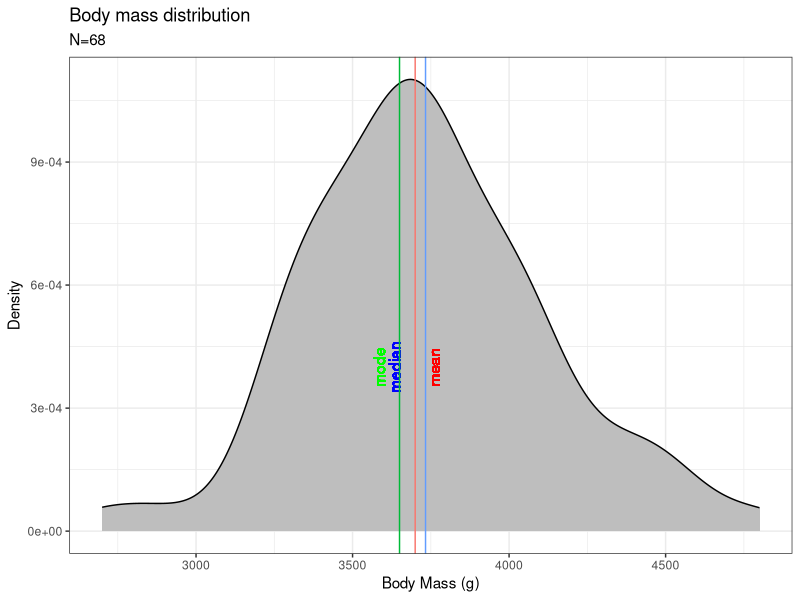
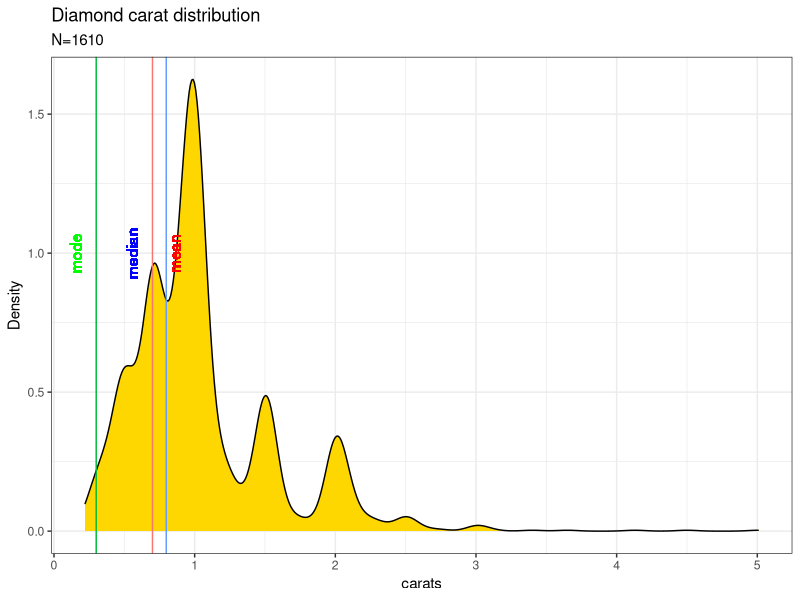
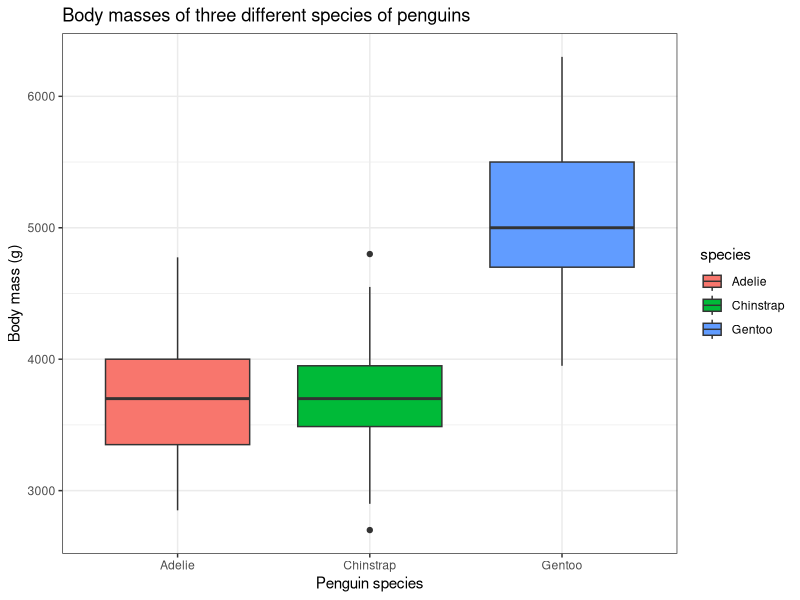
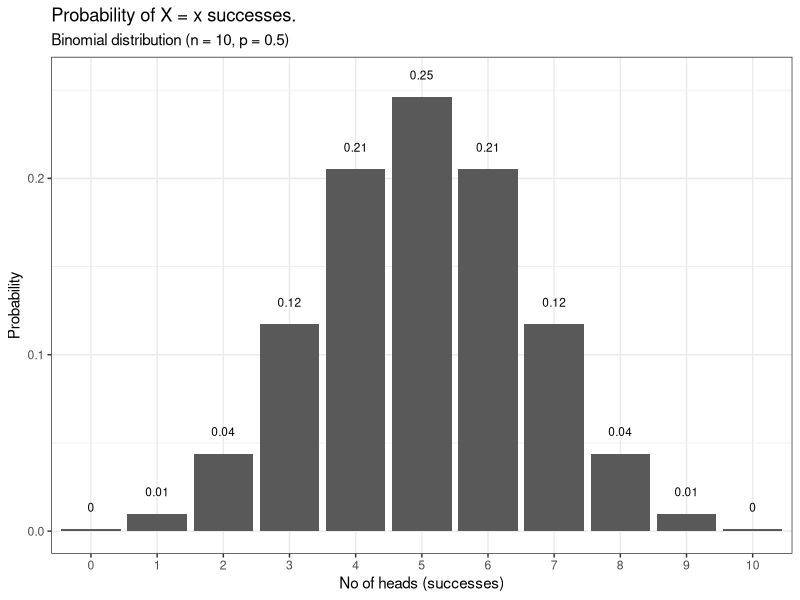
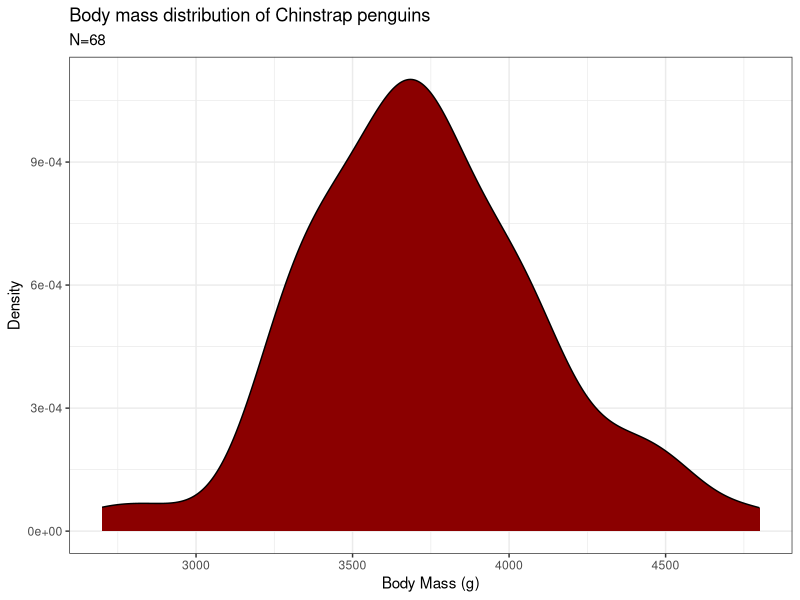
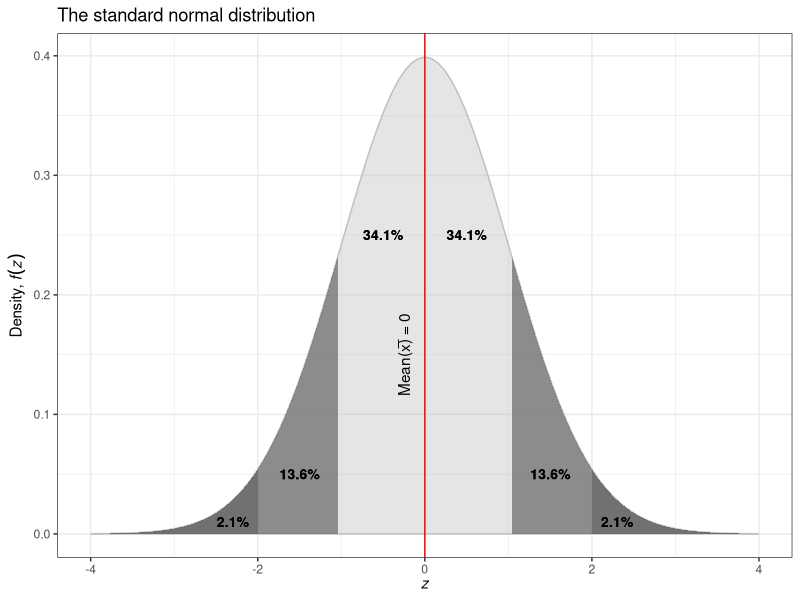
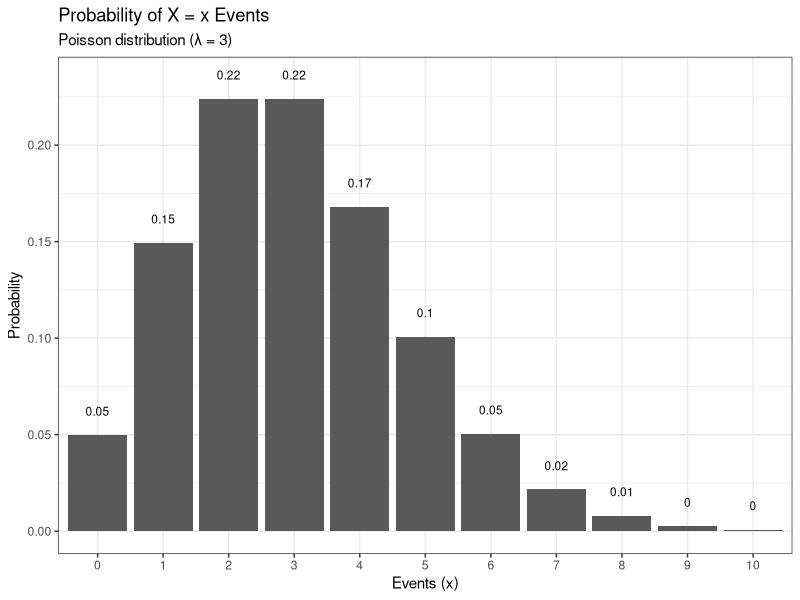
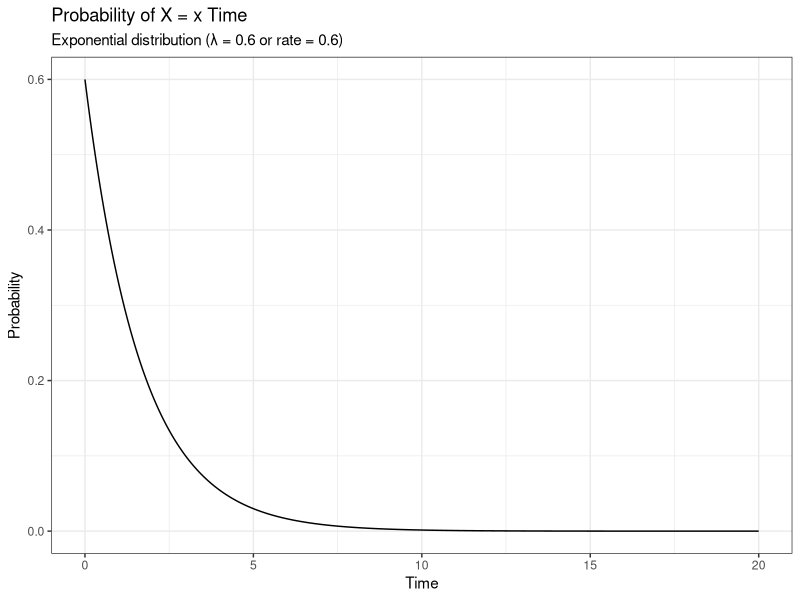

Source code (R) for these figures, in order:
## ---- chunk 1
#| code-fold: true

if (!require(palmerpenguins)) install.packages('palmerpenguins')
library(ggplot2)
library(dplyr)
library(palmerpenguins)

# Creating a function to calculate the mode value
getmode <- function(v) {
   uniqv <- unique(v)
   uniqv[which.max(tabulate(match(v, uniqv)))]
}

# Calculating the mean, median and mode
pen_avg <- penguins %>% filter(species == "Chinstrap") %>% summarise(mean = mean(body_mass_g),
                                                          median = median(body_mass_g),
                                                          mode = getmode(body_mass_g))

# Plotting the data
penguins %>% filter(species == "Chinstrap") %>% 
  ggplot(aes(x = body_mass_g)) + 
  xlab("Body Mass (g)") + ylab("Density") + ggtitle("Body mass distribution") + 
  geom_density(fill = "grey") + 
  labs(subtitle = paste0("N=",penguins %>% filter(species == "Chinstrap") %>% nrow())) +
  geom_vline(aes(xintercept = pen_avg$mean, colour = "red")) +
  geom_text(aes(x=pen_avg$mean, label="mean", y=4e-04), colour="red", angle=90, vjust = 1.2, text=element_text(size=11)) +
  geom_vline(aes(xintercept = pen_avg$median, colour = "blue")) +
  geom_text(aes(x=pen_avg$median, label="median", y=4e-04), colour="blue", angle=90, vjust = -1.2, text=element_text(size=11)) +
geom_vline(aes(xintercept = pen_avg$mode, colour = "green")) +
  geom_text(aes(x=pen_avg$mode, label="mode", y=4e-04), colour="green", angle=90, vjust = -1.2, text=element_text(size=11)) +
  theme_bw() + theme(legend.position="none")
## ---- chunk 2
#| code-fold: true

library(tidyverse)

# Create function to get mode
getmode <- function(v) {
   uniqv <- unique(v)
   uniqv[which.max(tabulate(match(v, uniqv)))]
}

# Plotting the data
diamonds %>% filter(cut == "Fair") %>%
  ggplot(aes(x = carat)) + 
  xlab("carats") + ylab("Density") + ggtitle("Diamond carat distribution") + 
  geom_density(fill = "gold") + 
  labs(subtitle = paste0("N=",diamonds %>% filter(cut == "Fair") %>% nrow())) +
  geom_vline(aes(xintercept = mean(diamonds$carat), colour = "red")) +
  geom_text(aes(x=mean(diamonds$carat), label="mean", y=1), colour="red", angle=90, vjust = 1.2, text=element_text(size=11)) +
  geom_vline(aes(xintercept = median(diamonds$carat), colour = "blue")) +
  geom_text(aes(x=median(diamonds$carat), label="median", y=1), colour="blue", angle=90, vjust = -1.2, text=element_text(size=11)) +
geom_vline(aes(xintercept = getmode(diamonds$carat), colour = "green")) +
  geom_text(aes(x=getmode(diamonds$carat), label="mode", y=1), colour="green", angle=90, vjust = -1.2, text=element_text(size=11)) +
  theme_bw() + theme(legend.position="none")
## ---- chunk 3
library(palmerpenguins)

# Calculating the variance of bill length
var(penguins$bill_length_mm, na.rm = T)
## ---- chunk 4
library(palmerpenguins)

# Calculating the variance of bill length
sd(penguins$bill_length_mm, na.rm = T)

# Calculating the variance
(sd(penguins$bill_length_mm, na.rm = T))^2
## ---- chunk 5
library(palmerpenguins)

# Calculating the distances
distances <- penguins$bill_length_mm - mean(penguins$bill_length_mm, na.rm = T)

# Calculating the mean absolute deviation
mean(abs(distances), na.rm = T)
## ---- chunk 6
library(palmerpenguins)

# Calculating the quartile
quantile(penguins$bill_length_mm, na.rm = T)
## ---- chunk 7
library(palmerpenguins)

# Calculating the quantile
quantile(penguins$bill_length_mm, probs =  seq(0, 1, 0.2), na.rm = T)
## ---- chunk 8
# Finding the IQR
IQR(penguins$bill_length_mm, na.rm = T)
## ---- chunk 9
library(palmerpenguins)

# Plotting a boxplot
ggplot(penguins, aes(species, body_mass_g, fill = species)) + 
  geom_boxplot() +
  labs(title = "Body masses of three different species of penguins",
       x = "Penguin species",
       y = "Body mass (g)") +
  theme_bw()
## ---- chunk 10
# Setting seed
set.seed(123)

# Tossing a coin one time
rbinom(1,1,0.5)
## ---- chunk 11
# Setting seed
set.seed(123)

# Tossing a one coins three times
rbinom(3,1,0.5)
## ---- chunk 12
# Setting seed
set.seed(258)

# Tossing a three coins one time
rbinom(1,3,0.5)
## ---- chunk 13
# Setting seed
set.seed(258)

# Tossing a four coins three times
rbinom(3,4,0.5)
## ---- chunk 14
# Setting seed
set.seed(258)

# Tossing a four coins three times, but coins is unfair
rbinom(3,4,0.25)
## ---- chunk 15
# Setting seed
set.seed(258)

# Probability of getting 7 heads in 10 coin flips
# dbinom(no. of heads, no. of flips, chance of getting a head)
dbinom(7,10,0.5)
## ---- chunk 16
# Setting seed
set.seed(258)

# Probability of getting 7 heads in 10 coin flips
# pbinom(no. of heads, no. of flips, chance of getting a head)
pbinom(7,10,0.5)
## ---- chunk 17
# Setting seed
set.seed(258)

# Probability of getting more than 7 heads in 10 coin flips
# Set lower.tail = FALSE
pbinom(7,10,0.5, lower.tail = F)

# Alternatively you find it in the following also
1 - pbinom(7,10,0.5)
## ---- chunk 18
#| code-fold: true

library(dplyr)
library(ggplot2)

# Plotting a binomial distribution
data.frame(heads = 0:10, 
           pdf = dbinom(0:10, 10, prob = 0.5)) %>%
ggplot(aes(x = factor(heads), y = pdf)) +
  geom_col() +
  geom_text(
    aes(label = round(pdf,2), y = pdf + 0.01),
    position = position_dodge(0.9),
    size = 3,
    vjust = 0
  ) +
  labs(title = "Probability of X = x successes.",
       subtitle = "Binomial distribution (n = 10, p = 0.5)",
       x = "No of heads (successes)",
       y = "Probability") +
  theme_bw()
## ---- chunk 19
#| code-fold: true

library(ggplot2)
library(dplyr)
library(palmerpenguins)

# Plotting a normal distribution
penguins %>% filter(species == "Chinstrap") %>% ggplot(aes(x = body_mass_g)) + 
  xlab("Body Mass (g)") + ylab("Density") + 
  ggtitle("Body mass distribution of Chinstrap penguins") + 
  geom_density(fill = "darkred") + 
  labs(subtitle = paste0("N=", penguins %>%
                           filter(species == "Chinstrap") %>% nrow())) +
  theme_bw()
## ---- chunk 20
library(dplyr)
library(palmerpenguins)

# Finding mean and sd of the body masses of Chinstrap penguins
chin_body_mass_summary <- penguins %>% filter(species == "Chinstrap") %>%
  summarise(mean_body_mass = mean(body_mass_g),
            sd_body_mass = sd(body_mass_g))

# Finding the percentage of penguins below 3500g
pnorm(3500, mean = chin_body_mass_summary$mean_body_mass,
      sd = chin_body_mass_summary$sd_body_mass)
## ---- chunk 21
library(dplyr)
library(palmerpenguins)

# Finding mean and sd of the body masses of Chinstrap penguins
chin_body_mass_summary <- penguins %>% filter(species == "Chinstrap") %>%
  summarise(mean_body_mass = mean(body_mass_g),
            sd_body_mass = sd(body_mass_g))

# Finding the percentage of penguins above 4000g
pnorm(4000, mean = chin_body_mass_summary$mean_body_mass,
      sd = chin_body_mass_summary$sd_body_mass,
      lower.tail = F)
## ---- chunk 22
library(dplyr)
library(palmerpenguins)

# Finding mean and sd of the body masses of Chinstrap penguins
chin_body_mass_summary <- penguins %>% filter(species == "Chinstrap") %>%
  summarise(mean_body_mass = mean(body_mass_g),
            sd_body_mass = sd(body_mass_g))

# Finding the percentage of penguins between 3000g and 4000g
below_3000 <- pnorm(3000, mean = chin_body_mass_summary$mean_body_mass,
      sd = chin_body_mass_summary$sd_body_mass)
below_4000 <- pnorm(4000, mean = chin_body_mass_summary$mean_body_mass,
      sd = chin_body_mass_summary$sd_body_mass)

below_4000 - below_3000
## ---- chunk 23
library(dplyr)
library(palmerpenguins)

# Finding mean and sd of the body masses of Chinstrap penguins
chin_body_mass_summary <- penguins %>% filter(species == "Chinstrap") %>%
  summarise(mean_body_mass = mean(body_mass_g),
            sd_body_mass = sd(body_mass_g))

# Body mass at which 60% of the penguins weigh lower than
qnorm(0.6, mean = chin_body_mass_summary$mean_body_mass,
      sd = chin_body_mass_summary$sd_body_mass)
## ---- chunk 24
library(dplyr)
library(palmerpenguins)

# Finding mean and sd of the body masses of Chinstrap penguins
chin_body_mass_summary <- penguins %>% filter(species == "Chinstrap") %>%
  summarise(mean_body_mass = mean(body_mass_g),
            sd_body_mass = sd(body_mass_g))

# Body mass at which 30% of the penguins weigh greater than
qnorm(0.3, mean = chin_body_mass_summary$mean_body_mass,
      sd = chin_body_mass_summary$sd_body_mass, lower.tail = F)
## ---- chunk 25
#| code-fold: true

library(ggplot2)

# Plotting a standard normal distribution
ggplot(data.frame(x = c(-4,4)), aes(x)) +
  # Plot the pdf
  stat_function(
    fun = dnorm,
    n = 101, args = list(mean = 0, sd = 1),
    geom = "area", color = "grey75", fill = "grey75", alpha = 0.4) +
  # Shade below -2
  stat_function(
    fun = function(x) ifelse(x <= -2, dnorm(x, mean = 0, sd = 1), NA),
    aes(x),
    geom = "area", color = NA, fill = "grey40", alpha = 0.7) +
  # Shade below -1
  stat_function(
    fun = function(x) ifelse(x <= -1, dnorm(x, mean = 0, sd = 1), NA),
    aes(x),
    geom = "area", color = NA, fill = "grey40", alpha = 0.7) +
  # Shade above 2
  stat_function(
    fun = function(x) ifelse(x >= 2, dnorm(x, mean = 0, sd = 1), NA),
    aes(x),
    geom = "area", color = NA, fill = "grey40", alpha = 0.7) +
  # Shade above 1
  stat_function(
    fun = function(x) ifelse(x >= 1, dnorm(x, mean = 0, sd = 1), NA),
    aes(x),
    geom = "area", color = NA, fill = "grey40", alpha = 0.7) +
  ggtitle("The standard normal distribution") +
  xlab(expression(italic(z))) +
  ylab(expression(paste("Density, ", italic(f(z))))) +
  geom_text(x = 0.5, y = 0.25, size = 3.5, fontface = "bold",
            label = "34.1%") +
  geom_text(x = -0.5, y = 0.25, size = 3.5, fontface = "bold",
            label = "34.1%") +
  geom_text(x = 1.5, y = 0.05, size = 3.5, fontface = "bold",
            label = "13.6%") +
  geom_text(x = -1.5, y = 0.05, size = 3.5, fontface = "bold",
            label = "13.6%") +
  geom_text(x = 2.3, y = 0.01, size = 3.5, fontface = "bold",
            label = "2.1%") +
  geom_text(x = -2.3, y = 0.01, size = 3.5, fontface = "bold",
            label = "2.1%") +
  geom_vline(xintercept=0, col = "red") +
  annotate("text", x=-0.25, y=0.15, label="Mean(x̅) = 0", angle=90) +
  theme_bw()
## ---- chunk 26
#| code-fold: true

library(dplyr)
library(ggplot2)

# Plotting a poisson distribution
data.frame(events = 0:10, 
           pdf = dpois(x = 0:10, lambda = 3)) %>%
ggplot(aes(x = factor(events), y = pdf)) +
  geom_col() +
  geom_text(
    aes(label = round(pdf,2), y = pdf + 0.01),
    position = position_dodge(0.9),
    size = 3,
    vjust = 0
  ) +
  labs(title = "Probability of X = x Events",
       subtitle = "Poisson distribution (λ = 3)",
       x = "Events (x)",
       y = "Probability") +
  theme_bw()
## ---- chunk 27
# Calculating the probability that 20 people will visit the hospital in a week
dpois(20, lambda = 25)
## ---- chunk 28
# Calculating the probability that 15 or fewer people will visit the hospital in a week
ppois(15, lambda = 25)
## ---- chunk 29
# Calculating the probability that more than 5 people will visit the hospital in a week
ppois(5, lambda = 25, lower.tail = F)
## ---- chunk 30
#| code-fold: true

library(dplyr)
library(ggplot2)

# Plotting a exponential distribution
x <- seq(0, 20, length.out=1000)
dat <- data.frame(time =x, px=dexp(x, rate=0.6))

ggplot(dat, aes(x=x, y=px)) +
  geom_line() +
  labs(title = "Probability of X = x Time",
       subtitle = "Exponential distribution (λ = 0.6 or rate = 0.6)",
       x = "Time",
       y = "Probability") +
  theme_bw()
## ---- chunk 31
#| code-fold: true

# Plotting the t distribution and comparing to the standard normal distribution
ggplot(data = data.frame(x = c(-4,4)), aes(x)) +
  stat_function(fun = function(x) dt(x, df = 2),
                aes(color = "t")) +
  stat_function(fun = dnorm, n = 101, args = list(mean = 0, sd = 1),
                aes(color = "normal")) +
  labs(title = "Student's t-distribution vs Standard normal distribution",
       subtitle = "t-distribution (degrees of freedom = 2)",
       x = "t or z",
       y = "Probability") +
  scale_colour_manual("Distribution", values = c("red", "blue")) +
  theme_bw()
## ---- chunk 32
#| code-fold: true

# Plotting the t distribution and comparing to the standard normal distribution
ggplot(data = data.frame(x = c(-4,4)), aes(x)) +
  stat_function(fun = function(x) dt(x, df = 2),
                aes(color = "t_2")) +
  stat_function(fun = function(x) dt(x, df = 25),
                aes(color = "t_25")) +
  stat_function(fun = dnorm, n = 101, args = list(mean = 0, sd = 1),
                aes(color = "normal")) +
  labs(title = "Student's t-distributions vs Standard normal distribution",
       subtitle = "t-distribution (df = 2 and df = 25)",
       x = "t or z",
       y = "Probability") +
  scale_colour_manual("Distribution", values = c("red", "blue", "darkgreen")) +
  theme_bw()
## ---- chunk 33
#| code-fold: true

library(dplyr)
library(ggplot2)

# Plotting a log normal distribution
ggplot(data = data.frame(x = c(-4,4)), aes(x)) +
  stat_function(fun = dlnorm, args = list(meanlog = 2.2, sdlog = 0.44), 
                colour = "red") +
  labs(title = "Log normal distribution",
       subtitle = "Log normal distribution [mean_log = 2.2 and sd_log = 0.44]",
       x = "x",
       y = "Probability") +
  theme_bw()
## ---- chunk 34
die <- c(1,2,3,4,5,6)

# Rolling a die 5 times
sample_of_5 <- sample(die, 5, replace = T)
sample_of_5

# Calculating the mean fo the results
mean(sample_of_5)
## ---- chunk 35
library(dplyr)

die <- c(1,2,3,4,5,6)

# Rolling a die 5 times and repreating it 10 times
sample_of_5 <- replicate(10, sample(die, 5, replace = T) %>% mean())

# Mean values for the 10 trials
sample_of_5
## ---- chunk 36
#| code-fold: true

set.seed(123)
library(dplyr)
library(ggplot2)

die <- c(1,2,3,4,5,6)

# Rolling a die 5 times and repeating it 10 times
sample_of_5 <- replicate(10, sample(die, 5, replace = T) %>% mean())

# Plotting the graph
hist(sample_of_5, xlab = "Sample means")
## ---- chunk 37
#| code-fold: true

set.seed(123)
library(dplyr)
library(ggplot2)

die <- c(1,2,3,4,5,6)

# Rolling a die 5 times and repeating it 10 times
sample_of_5 <- replicate(100, sample(die, 5, replace = T) %>% mean())

# Plotting the graph
hist(sample_of_5, xlab = "Sample means")
## ---- chunk 38
#| code-fold: true

set.seed(123)
library(dplyr)
library(ggplot2)

die <- c(1,2,3,4,5,6)

# Rolling a die 5 times and repeating it 10 times
sample_of_5 <- replicate(1000, sample(die, 5, replace = T) %>% mean())

# Plotting the graph
hist(sample_of_5, xlab = "Sample means")
## ---- chunk 39
#| code-fold: true

set.seed(123)
library(dplyr)
library(ggplot2)

die <- c(1,2,3,4,5,6)

# Rolling a die 5 times and repeating it 10 times
sample_of_5 <- replicate(10, sample(die, 5, replace = T) %>% sd())

# Plotting the graph
hist(sample_of_5, xlab = "Sample standard deviation")
## ---- chunk 40
#| code-fold: true

set.seed(123)
library(dplyr)
library(ggplot2)

die <- c(1,2,3,4,5,6)

# Rolling a die 5 times and repeating it 10 times
sample_of_5 <- replicate(100, sample(die, 5, replace = T) %>% sd())

# Plotting the graph
hist(sample_of_5, xlab = "Sample standard deviation")
## ---- chunk 41
#| code-fold: true

set.seed(123)
library(dplyr)
library(ggplot2)

die <- c(1,2,3,4,5,6)

# Rolling a die 5 times and repeating it 10 times
sample_of_5 <- replicate(1000, sample(die, 5, replace = T) %>% sd())

# Plotting the graph
hist(sample_of_5, xlab = "Sample standard deviation")
## ---- chunk 42
#| code-fold: true

library(ggplot2)

# Plotting a normal distribution
data.frame(events = 0:100000, 
           pdf = rnorm(n = 0:100000, 1)) %>%
  ggplot(aes(pdf)) +
  geom_density() +
  labs(title = "Normal distribution",
       x = "x",
       y = "Probability") +
  theme_bw()
## ---- chunk 43
#| code-fold: true

library(ggplot2)

# Plotting a q-q plot
data <- data.frame(events = 0:100000, 
           pdf = rnorm(n = 0:100000, 1))
ggplot(data, aes(sample = pdf)) + stat_qq() + stat_qq_line() +
    labs(title = "Q-Q plot",
       subtitle = "For a normal distribution, Q-Q plot is a straight line",
       x = "Normal quantiles",
       y = "Data quantiles") +
  theme_bw()
## ---- chunk 44
data <- data.frame(x = 0:100, 
           y = 100:200)

# Plotting x and y
ggplot(data, aes(x,y)) + geom_point() +
  labs(title = "Relationship between x and y") +
  theme_bw()

# Finding correlation between x and y
cor(data$x, data$y)
## ---- chunk 45
#| code-fold: true

library(ggplot2)

# Plotting a negative or left skewed distribution
data.frame(x = 0:10000, 
           y = rbeta(n = 0:10000, 5, 2)) %>%
  ggplot(aes(y)) +
  geom_density() +
  labs(title = "Negative or left skewed distribution",
       x = "x",
       y = "Density") +
  theme_bw()
## ---- chunk 46
#| code-fold: true

library(ggplot2)

# Plotting a q-q plot
data <- data.frame(x = 0:10000, 
           y = rbeta(n = 0:10000, 5, 2))
ggplot(data, aes(sample = y)) + stat_qq() + stat_qq_line() +
    labs(title = "Q-Q plot for negative or left skewed distribution",
       subtitle = "The tail ends of Q-Q plot is bend towards the right side of the straight line",
       x = "Normal quantiles",
       y = "Data quantiles") +
  theme_bw()
## ---- chunk 47
#| code-fold: true

library(ggplot2)

# Plotting a positive or right skewed distribution
data.frame(x = 0:10000, 
           y = rbeta(n = 0:10000, 2, 5)) %>%
  ggplot(aes(y)) +
  geom_density() +
  labs(title = "Positive or right skewed distribution",
       x = "x",
       y = "Density") +
  theme_bw()
## ---- chunk 48
#| code-fold: true

library(ggplot2)

# Plotting a q-q plot
data <- data.frame(x = 0:10000, 
           y = rbeta(n = 0:10000, 2, 5))
ggplot(data, aes(sample = y)) + stat_qq() + stat_qq_line() +
    labs(title = "Q-Q plot for positive or right skewed distribution",
       subtitle = "The tail ends of Q-Q plot is bend towards the left side of the straight line",
       x = "Normal quantiles",
       y = "Data quantiles") +
  theme_bw()
